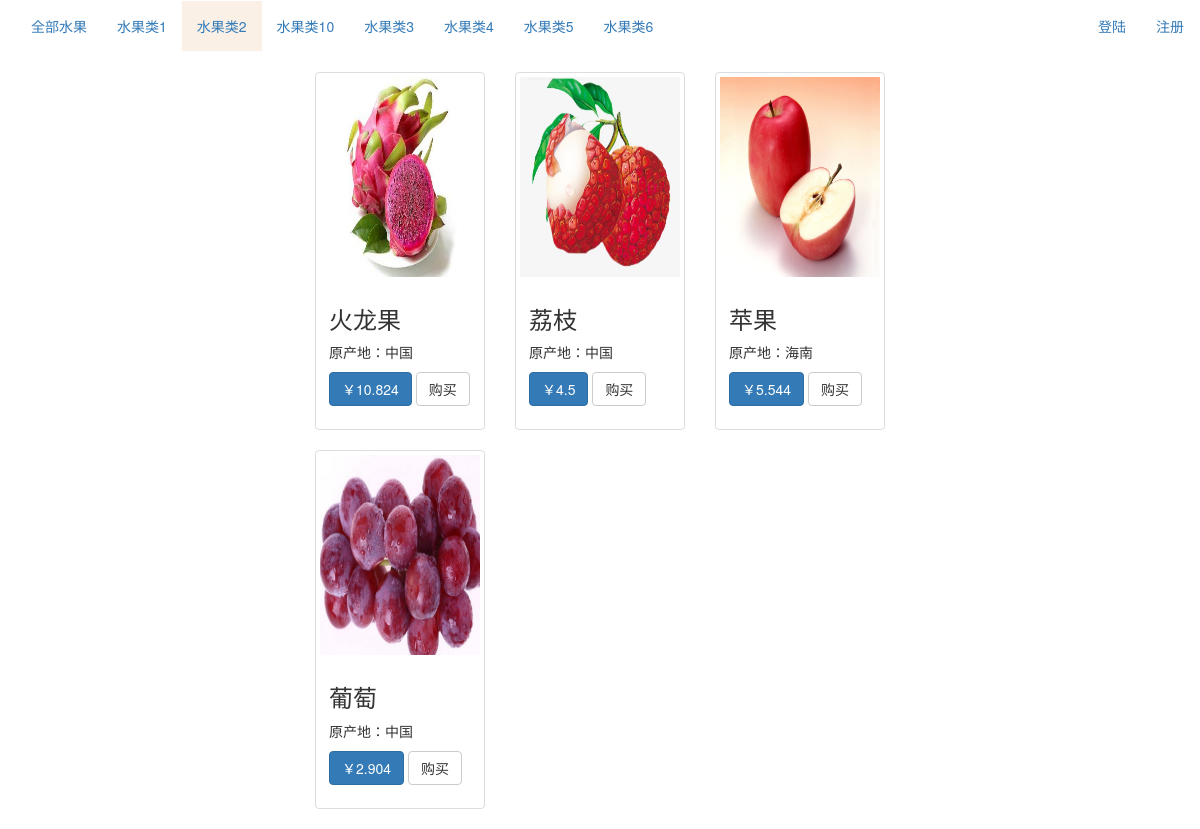
Page /user/find/?cate=2 on the committed database.
### mainapp/models.py (models this page shows, shortened)
class CateTypeEntity(models.Model):
    name = models.CharField(max_length=20, verbose_name='分类名')
    order_num = models.IntegerField(verbose_name='排序')
    class Meta:
        db_table = 't_category'
        ordering = ['-order_num']  # 指定排序字段 - 表示降序  默认升序
        verbose_name = '水果分类表'
        verbose_name_plural = verbose_name

class FruitEntity(models.Model):
    name = models.CharField(max_length=20, verbose_name='水果名')
    price = models.FloatField(verbose_name='价格')
    source = models.CharField(max_length=30, verbose_name='原产地')
    category = models.ForeignKey(CateTypeEntity, related_name='fruits', on_delete=models.CASCADE, verbose_name='分类')
    store_id = models.ForeignKey(StoreEntity, on_delete=models.CASCADE)
    users = models.ManyToManyField(UserEntity, db_table='t_collect', related_name='fruits', verbose_name='收藏用户列表', blank=True)
    tags = models.ManyToManyField('TagEntity', verbose_name='标签', db_table='t_fruit_tag',related_name='fruits', blank=True)
    class Meta:
        db_table = 't_fruit'
        verbose_name = '水果表'
        verbose_name_plural = verbose_name

class FruitImageEntty(models.Model):
    fruit_id = models.OneToOneField(FruitEntity, on_delete=models.CASCADE, related_name='img')
    url = models.ImageField(upload_to='fruit', width_field='width', height_field='height', verbose_name='图片地址')
    width = models.IntegerField(verbose_name='宽')
    height = models.IntegerField(verbose_name='高')
    name = models.CharField(max_length=100, verbose_name='名称')
    class Meta:
        db_table = 't_fruit_image'
        verbose_name = '水果图片'
        verbose_name_plural = verbose_name

### mainapp/views.py (the view)
# urls.py: path('find/', find_fruit),
def find_fruit(request,msg=''):
    if msg:
        msg = msg
    else:
        msg = ''
    login_status = request.COOKIES.get('login_user')
    if login_status:
        login_u = UserEntity.objects.filter(phone=login_status).first()
        login_cart_all = login_u.cartentity.fruitcartentity_set.all()
        login_coll = login_u.fruits.all()
    price1 = request.GET.get('price1', 0)
    price2 = request.GET.get('price2', 1000)
    cate = request.GET.get('cate', None)
    menus = CateTypeEntity.objects.all()
    if cate:
        result = CateTypeEntity.objects.get(pk=cate).fruits.all()
    else:
        result = FruitEntity.objects.all()
    data = []
    for f in result:
        data.append({
            'fruit': f,
        })
    MEDIA = settings.MEDIA_URL
    return render(request, 'fruit/index.html', locals())

### templates/fruit/index.html (shortened to what this page needs)
{% extends 'fruit/base.html' %}
{% load static %}
{% block content %}
    <nav class="navbar narbar-default ">
        <div class="container-fluid">
            <div class="navbar-header">
                <ul class="nav navbar-nav">
                    <li><a {% if cate == None %}class="active"{% endif %} href="/user/find/">全部水果</a></li>
                    {% for menu in menus %}
                        <li><a class="{% if forloop.counter|safe == cate %}active{% endif %}" href="/user/find/?cate={{ forloop.counter }}">{{ menu.name }}</a></li>
                    {% endfor %}
                </ul>
            </div>
            <ul class="nav navbar-nav navbar-right">
                {% if login_status == None %}
                    <li><a style="cursor: pointer" data-toggle="modal" data-target="#login">登陆</a></li>
                    <li><a href="#">注册</a></li>
                {% else %}
                    <li><span style="font-size: 30px" class="label label-default">你好,{{ login_u.name }}</span></li>
                {% endif %}
            </ul>
        </div>
    </nav>
    <div class="container-fluid">
        <div class="row">
            <div class="col-md-3">
            </div>
            <div class="col-md-6">
                <div class="row">
                    {% for d in data %}
                        <div class="col-sm-6 col-md-4">
                            <div class="thumbnail">
                                <img src="
                                        {{ MEDIA }}{% if d.fruit.img.url %}{{ d.fruit.img.url }}{% else %}default.jpg{% endif %}"
                                     alt="">
                                <div class="caption">
                                    <h3>{{ d.fruit.name }}</h3>
                                    <p>原产地：{{ d.fruit.source }}</p>
                                    <p><a href="#" class="btn btn-primary" role="button">￥{{ d.fruit.price }}</a> <a
                                            href="#"
                                            class="btn btn-default"
                                            role="button">购买</a>
                                    </p>
                                </div>
                            </div>
                        </div>
                    {% endfor %}
                </div>
            </div>
            <div class="col-md-3">
            </div>
        </div>
    </div>
{% endblock %}

### templates/fruit/index.html (style rules this page uses)
img { width: 300px; height: 200px !important; }
.active { background-color: linen; }

### rows in the picture
CateTypeEntity: name "水果类1"
CateTypeEntity: name "水果类2"
CateTypeEntity: name "水果类10"
CateTypeEntity: name "水果类3"
CateTypeEntity: name "水果类4"
CateTypeEntity: name "水果类5"
CateTypeEntity: name "水果类6"
FruitEntity: url (picture), fruit.name "火龙果", fruit.source "中国", fruit.price "10.824"
FruitEntity: url (picture), fruit.name "荔枝", fruit.source "中国", fruit.price "4.5"
FruitEntity: url (picture), fruit.name "苹果", fruit.source "海南", fruit.price "5.544"
FruitEntity: url (picture), fruit.name "葡萄", fruit.source "中国", fruit.price "2.904"
